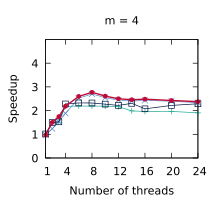

The gnuplot source for this figure:
set title "m = 4"
set terminal pdf size 2.2,2.0
set output "./results/Scans_n___4,194,304,_m___4.pdf"
set key off
set xrange [1:24]
set xtics (1, 4, 8, 12, 16, 20, 24)
set xlabel "Number of threads"
set yrange [0:5]
set ytics (0, 1, 2, 3, 4)
set ylabel "Speedup"
plot './results/Scans_n___4,194,304,_m___4.dat' using 1:2 title "Outer parallelism" pointsize 0.7 lw 1 pt 1 linecolor rgb "#24A793" with linespoints, \
  './results/Scans_n___4,194,304,_m___4.dat' using 1:3 title "Inner parallelism" pointsize 0.7 lw 1 pt 2 linecolor rgb "#5287C6" with linespoints, \
  './results/Scans_n___4,194,304,_m___4.dat' using 1:4 title "OpenMP" pointsize 0.7 lw 1 pt 4 linecolor rgb "#001240" with linespoints, \
  './results/Scans_n___4,194,304,_m___4.dat' using 1:5 title "Work assisting (our)" pointsize 0.4 lw 2 pt 7 linecolor rgb "#C00A35" with linespoints
